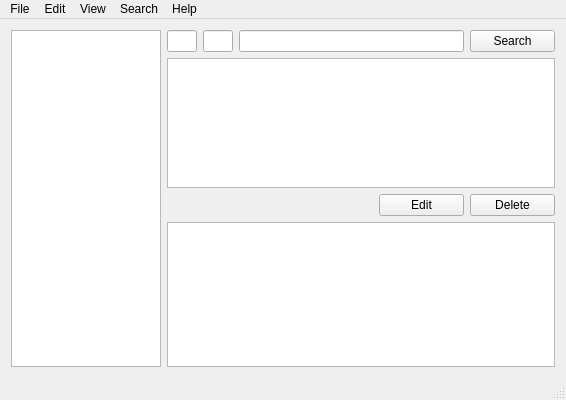
<?xml version="1.0" encoding="UTF-8"?>
<ui version="4.0">
 <class>MainWindow</class>
 <widget class="QMainWindow" name="MainWindow">
  <property name="geometry">
   <rect>
    <x>0</x>
    <y>0</y>
    <width>566</width>
    <height>400</height>
   </rect>
  </property>
  <property name="minimumSize">
   <size>
    <width>566</width>
    <height>400</height>
   </size>
  </property>
  <property name="windowTitle">
   <string>IHR Digital Vocabulary</string>
  </property>
  <property name="windowIcon">
   <iconset resource="resources.qrc">
    <normaloff>:/images/img/Dictionary.png</normaloff>:/images/img/Dictionary.png</iconset>
  </property>
  <widget class="QWidget" name="centralWidget">
   <layout class="QGridLayout" name="gridLayout">
    <item row="0" column="0" rowspan="4">
     <widget class="QListView" name="unknownView">
      <property name="minimumSize">
       <size>
        <width>150</width>
        <height>0</height>
       </size>
      </property>
      <property name="maximumSize">
       <size>
        <width>150</width>
        <height>16777215</height>
       </size>
      </property>
     </widget>
    </item>
    <item row="0" column="1">
     <widget class="QLineEdit" name="usage1Edit">
      <property name="minimumSize">
       <size>
        <width>30</width>
        <height>0</height>
       </size>
      </property>
      <property name="maximumSize">
       <size>
        <width>30</width>
        <height>16777215</height>
       </size>
      </property>
     </widget>
    </item>
    <item row="0" column="2">
     <widget class="QLineEdit" name="usage2Edit">
      <property name="minimumSize">
       <size>
        <width>30</width>
        <height>0</height>
       </size>
      </property>
      <property name="maximumSize">
       <size>
        <width>30</width>
        <height>16777215</height>
       </size>
      </property>
     </widget>
    </item>
    <item row="0" column="3" colspan="2">
     <widget class="QLineEdit" name="lineEdit">
      <property name="minimumSize">
       <size>
        <width>220</width>
        <height>0</height>
       </size>
      </property>
     </widget>
    </item>
    <item row="0" column="5">
     <widget class="QPushButton" name="searchButton">
      <property name="minimumSize">
       <size>
        <width>85</width>
        <height>0</height>
       </size>
      </property>
      <property name="maximumSize">
       <size>
        <width>85</width>
        <height>16777215</height>
       </size>
      </property>
      <property name="text">
       <string>Search</string>
      </property>
     </widget>
    </item>
    <item row="1" column="1" colspan="5">
     <widget class="QTextBrowser" name="textBrowser">
      <property name="minimumSize">
       <size>
        <width>0</width>
        <height>130</height>
       </size>
      </property>
      <property name="maximumSize">
       <size>
        <width>16777215</width>
        <height>130</height>
       </size>
      </property>
     </widget>
    </item>
    <item row="2" column="1" colspan="3">
     <spacer name="horizontalSpacer">
      <property name="orientation">
       <enum>Qt::Horizontal</enum>
      </property>
      <property name="sizeHint" stdset="0">
       <size>
        <width>282</width>
        <height>20</height>
       </size>
      </property>
     </spacer>
    </item>
    <item row="3" column="1" colspan="5">
     <widget class="QTableView" name="tableView">
      <property name="sizeAdjustPolicy">
       <enum>QAbstractScrollArea::AdjustIgnored</enum>
      </property>
     </widget>
    </item>
    <item row="2" column="4">
     <widget class="QPushButton" name="editButton">
      <property name="maximumSize">
       <size>
        <width>85</width>
        <height>16777215</height>
       </size>
      </property>
      <property name="text">
       <string>Edit</string>
      </property>
     </widget>
    </item>
    <item row="2" column="5">
     <widget class="QPushButton" name="deleteButton">
      <property name="minimumSize">
       <size>
        <width>85</width>
        <height>0</height>
       </size>
      </property>
      <property name="maximumSize">
       <size>
        <width>85</width>
        <height>16777215</height>
       </size>
      </property>
      <property name="text">
       <string>Delete</string>
      </property>
     </widget>
    </item>
   </layout>
  </widget>
  <widget class="QStatusBar" name="statusBar"/>
  <widget class="QMenuBar" name="menuBar">
   <property name="geometry">
    <rect>
     <x>0</x>
     <y>0</y>
     <width>566</width>
     <height>25</height>
    </rect>
   </property>
   <widget class="QMenu" name="menuFile">
    <property name="title">
     <string>File</string>
    </property>
    <widget class="QMenu" name="menuExport">
     <property name="title">
      <string>Export</string>
     </property>
     <addaction name="separator"/>
     <addaction name="actionAs_solid_dictionary"/>
     <addaction name="actionDivided_in_chapters"/>
    </widget>
    <addaction name="menuExport"/>
    <addaction name="actionNew"/>
    <addaction name="actionOpen"/>
    <addaction name="actionSave"/>
   </widget>
   <widget class="QMenu" name="menuView">
    <property name="title">
     <string>View</string>
    </property>
   </widget>
   <widget class="QMenu" name="menuHelp">
    <property name="title">
     <string>Help</string>
    </property>
   </widget>
   <widget class="QMenu" name="menuEdit">
    <property name="title">
     <string>Edit</string>
    </property>
    <addaction name="actionCut"/>
    <addaction name="actionCopy"/>
    <addaction name="actionPaste"/>
    <addaction name="separator"/>
    <addaction name="actionUndo"/>
    <addaction name="actionRedo"/>
    <addaction name="separator"/>
    <addaction name="actionDelete"/>
   </widget>
   <widget class="QMenu" name="menuSearch">
    <property name="title">
     <string>Search</string>
    </property>
   </widget>
   <addaction name="menuFile"/>
   <addaction name="menuEdit"/>
   <addaction name="menuView"/>
   <addaction name="menuSearch"/>
   <addaction name="menuHelp"/>
  </widget>
  <action name="actionAs_solid_dictionary">
   <property name="text">
    <string>Solid dictionary</string>
   </property>
  </action>
  <action name="actionDivided_in_chapters">
   <property name="text">
    <string>Divided in chapters</string>
   </property>
  </action>
  <action name="actionSave">
   <property name="icon">
    <iconset resource="resources.qrc">
     <normaloff>:/images/img/kaydet.png</normaloff>:/images/img/kaydet.png</iconset>
   </property>
   <property name="text">
    <string>Save</string>
   </property>
  </action>
  <action name="actionOpen">
   <property name="icon">
    <iconset resource="resources.qrc">
     <normaloff>:/images/img/open_folder_orange.png</normaloff>:/images/img/open_folder_orange.png</iconset>
   </property>
   <property name="text">
    <string>Open</string>
   </property>
  </action>
  <action name="actionNew">
   <property name="icon">
    <iconset resource="resources.qrc">
     <normaloff>:/images/img/document_add.png</normaloff>:/images/img/document_add.png</iconset>
   </property>
   <property name="text">
    <string>New</string>
   </property>
  </action>
  <action name="actionCopy">
   <property name="icon">
    <iconset resource="resources.qrc">
     <normaloff>:/images/img/copy.png</normaloff>:/images/img/copy.png</iconset>
   </property>
   <property name="text">
    <string>Copy</string>
   </property>
  </action>
  <action name="actionPaste">
   <property name="icon">
    <iconset resource="resources.qrc">
     <normaloff>:/images/img/Paste.png</normaloff>:/images/img/Paste.png</iconset>
   </property>
   <property name="text">
    <string>Paste</string>
   </property>
  </action>
  <action name="actionUndo">
   <property name="icon">
    <iconset resource="resources.qrc">
     <normaloff>:/images/img/Undo-icon.png</normaloff>:/images/img/Undo-icon.png</iconset>
   </property>
   <property name="text">
    <string>Undo</string>
   </property>
  </action>
  <action name="actionRedo">
   <property name="icon">
    <iconset resource="resources.qrc">
     <normaloff>:/images/img/Redo-icon.png</normaloff>:/images/img/Redo-icon.png</iconset>
   </property>
   <property name="text">
    <string>Redo</string>
   </property>
  </action>
  <action name="actionCut">
   <property name="icon">
    <iconset resource="resources.qrc">
     <normaloff>:/images/img/Cut-icon.png</normaloff>:/images/img/Cut-icon.png</iconset>
   </property>
   <property name="text">
    <string>Cut</string>
   </property>
  </action>
  <action name="actionDelete">
   <property name="icon">
    <iconset resource="resources.qrc">
     <normaloff>:/images/img/Gnome-Edit-Delete-64.png</normaloff>:/images/img/Gnome-Edit-Delete-64.png</iconset>
   </property>
   <property name="text">
    <string>Delete</string>
   </property>
  </action>
 </widget>
 <layoutdefault spacing="6" margin="11"/>
 <resources>
  <include location="resources.qrc"/>
 </resources>
 <connections/>
</ui>
